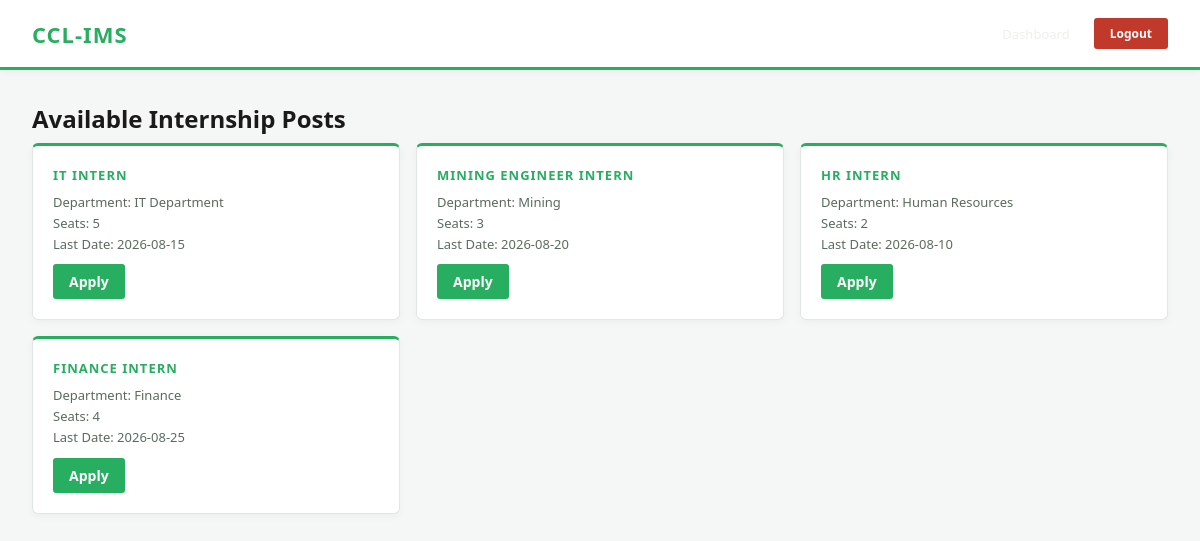
Screenshot of /posts (signed in) with the database file from the repository.
### tables this page shows
CREATE TABLE internship_posts (
        id INTEGER PRIMARY KEY AUTOINCREMENT,
        title TEXT NOT NULL,
        department TEXT,
        total_seats INTEGER,
        last_date TEXT,
        is_active INTEGER DEFAULT 1
    );

### app.py (the view)
@app.route('/posts')
def posts():
    if 'student_email' not in session:
        return redirect('/login')
    return render_template('posts.html', posts=get_all_posts())

### database.py (called while the page is built)
def get_db():
    conn = sqlite3.connect(DB_NAME)
    conn.row_factory = sqlite3.Row
    return conn

def get_all_posts():
    conn = get_db()
    posts = conn.execute("SELECT * FROM internship_posts WHERE is_active = 1").fetchall()
    conn.close()
    return posts

### templates/posts.html (shortened to what this page needs)
{% extends "base.html" %}
{% block content %}
<div class="dash-wrap">
  <div class="dash-header">
    <div class="ccl-mini">CCL-IMS</div>
    <div class="user-info"><a href="/dashboard" style="color:#f0efeb; margin-right:12px;">Dashboard</a><a href="/logout" class="logout-btn">Logout</a></div>
  </div>
  <div class="dash-body">
    <div class="dash-welcome">Available Internship Posts</div>
    <div class="dash-cards">
      {% for post in posts %}
      <div class="dash-card">
        <h3>{{ post['title'] }}</h3>
        <p>Department: {{ post['department'] }}<br>
           Seats: {{ post['total_seats'] }}<br>
           Last Date: {{ post['last_date'] }}</p>
        <a href="/apply/{{ post['id'] }}" class="btn btn-primary" style="display:inline-block; margin-top:10px; padding:8px 16px; text-decoration:none;">Apply</a>
      </div>
      {% endfor %}
    </div>
  </div>
</div>
{% endblock %}

### static/css/main.css (style rules this page uses)
* { box-sizing: border-box; margin: 0; padding: 0; }
body { font-family: 'Segoe UI', sans-serif; background: #f5f7f6; color: #1a1a1a; min-height: 100vh; }
.btn { border: none; border-radius: 3px; cursor: pointer; font-size: 14px; font-weight: 600; }
.btn-primary { background: #27ae60; color: #fff; }
.dash-wrap { min-height: 100vh; background: #f5f7f6; }
.dash-header { background: #ffffff; border-bottom: 3px solid #27ae60; padding: 18px 32px; display: flex; justify-content: space-between; align-items: center; box-shadow: 0 2px 8px rgba(0,0,0,0.04); }
.dash-header .ccl-mini { font-size: 22px; font-weight: 900; color: #27ae60; letter-spacing: 1px; }
.dash-header .user-info { color: #1a1a1a; font-size: 13px; display: flex; align-items: center; gap: 12px; }
.dash-header .logout-btn { background: #c0392b; color: #fff; padding: 7px 16px; border-radius: 3px; text-decoration: none; font-size: 12px; font-weight: 600; }
.dash-body { padding: 32px; color: #1a1a1a; }
.dash-welcome { font-size: 24px; font-weight: 700; margin-bottom: 8px; color: #1a1a1a; }
.dash-cards { display: grid; grid-template-columns: repeat(3, 1fr); gap: 16px; }
.dash-card { background: #ffffff; border: 1px solid #e0e8e1; border-radius: 6px; padding: 20px; border-top: 3px solid #27ae60; box-shadow: 0 2px 8px rgba(0,0,0,0.04); transition: box-shadow 0.2s; }
.dash-card h3 { font-size: 13px; color: #27ae60; text-transform: uppercase; letter-spacing: 1px; margin-bottom: 8px; font-weight: 700; }
.dash-card p { font-size: 13px; color: #5a6b5c; line-height: 1.6; }
a { color: #27ae60; text-decoration: none; }

### rows the page displays
internship_posts: title "IT INTERN", department "IT Department", total_seats "5", last_date "2026-08-15"
internship_posts: title "MINING ENGINEER INTERN", department "Mining", total_seats "3", last_date "2026-08-20"
internship_posts: title "HR INTERN", department "Human Resources", total_seats "2", last_date "2026-08-10"
internship_posts: title "FINANCE INTERN", department "Finance", total_seats "4", last_date "2026-08-25"
